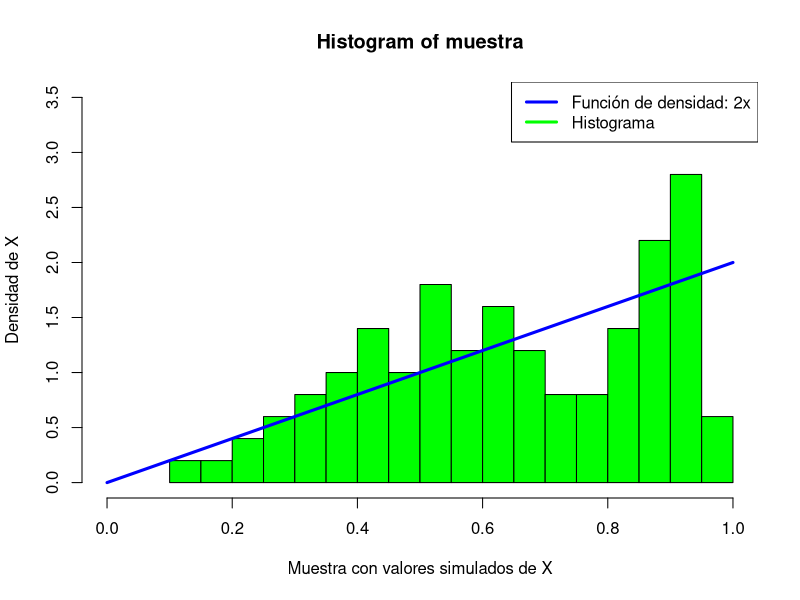
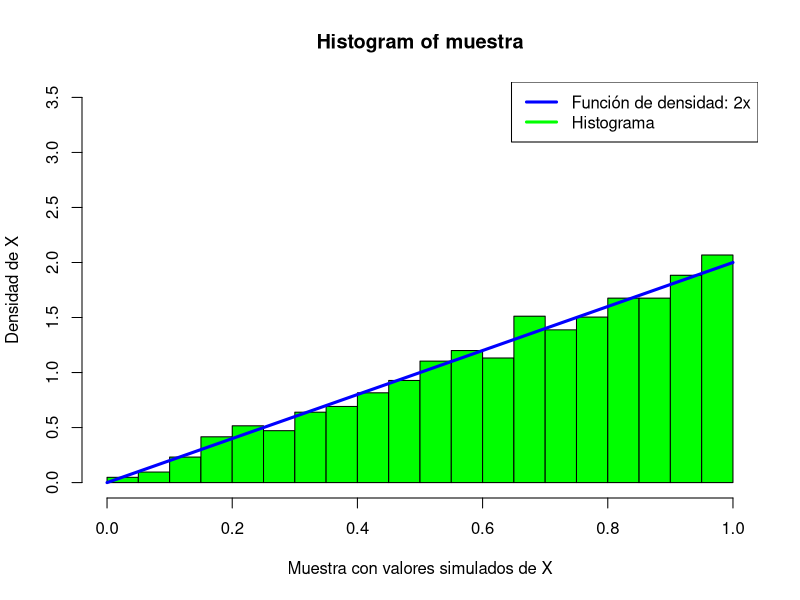
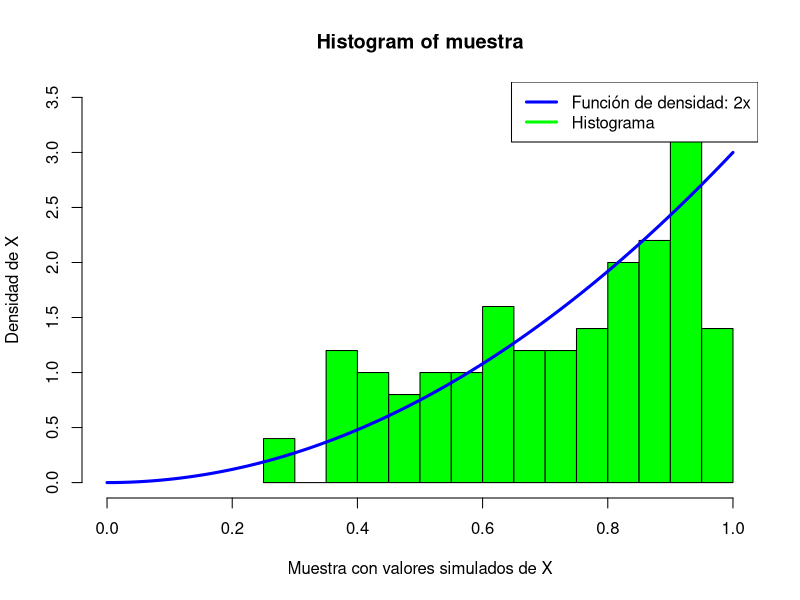
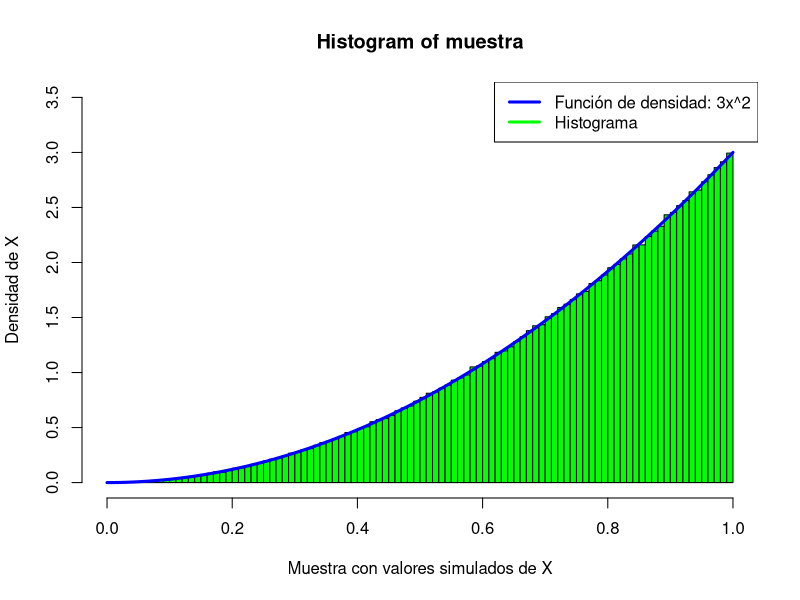
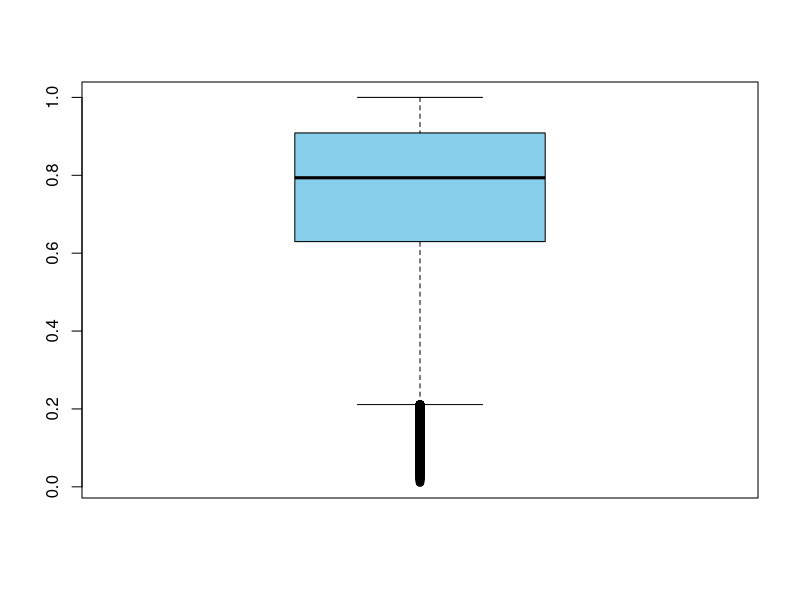

Reproduce these figures in R, in order.
### Simular valores de Variable Aleatoria por el método de aceptación-rechazo

## Generando la función para simular los valores de la variable aleatoria por el método
## de aceptación-rechazo

metodo_ar <- function(nsims){
  muestra <- numeric(nsims)
  aceptado <- 0
  intento <- 0
  while (aceptado < nsims) {
    x <- runif(1, 0, 1) # Valor de la función propuesta g(x), es una Uniforme [0,1]
    u <- runif(1, 0, 1) # Valor de la uniforme para comparar 
    
    if (u <= x) { #Criterio de aceptación (f(x)/c*g(x)) = 2x/2  = x
      aceptado <- aceptado + 1
      muestra[aceptado] <- x
    }
    intento <- intento + 1
  }
  
  return(muestra)
}

## Generar 100 valores
set.seed(12005)
muestra <- metodo_ar(100)
muestra

## Histograma de los valores simulados
hist(muestra, probability = TRUE, breaks = 25, 
     xlab = "Muestra con valores simulados de X",
     ylab = "Densidad de X",
     xlim = c(0,1), ylim = c(0, 3.5),
     col = "green")
curve(2*x, from = 0, to = 1, lwd=3, col = "blue", add = TRUE)
legend("topright",legend = c("Función de densidad: 2x","Histograma"), col = c("blue","green"), lwd =3)

## Interpreten el histograma para 5000 valores y después generar
## Una muestra con 5000 valores

## Generar 5000 valores
set.seed(12005)
muestra <- metodo_ar(5000)
muestra

## Histograma de los valores simulados
hist(muestra, probability = TRUE, breaks = 25, 
     xlab = "Muestra con valores simulados de X",
     ylab = "Densidad de X",
     xlim = c(0,1), ylim = c(0, 3.5),
     col = "green")
curve(2*x, from = 0, to = 1, lwd=3, col = "blue", add = TRUE)
legend("topright",legend = c("Función de densidad: 2x","Histograma"), col = c("blue","green"), lwd =3)


### Simular valores de Variable Aleatoria por el método de aceptación-rechazo

## Generando la función para simular los valores de la variable aleatoria por el método
## de aceptación-rechazo

metodo_ar <- function(nsims){
  muestra <- numeric(nsims)
  aceptado <- 0
  intento <- 0
  while (aceptado < nsims) {
    x <- runif(1, 0, 1) # Valor de la función propuesta g(x), es una Uniforme [0,1]
    u <- runif(1, 0, 1) # Valor de la uniforme para comparar 
    
    if (u <= x^2) { #Criterio de aceptación (f(x)/c*g(x)) = 3x^2/3  = x
      aceptado <- aceptado + 1
      muestra[aceptado] <- x
    }
    intento <- intento + 1
  }
  
  return(muestra)
}

## Generar 100 valores
set.seed(12005)
muestra <- metodo_ar(100)
muestra

## Histograma de los valores simulados
hist(muestra, probability = TRUE, breaks = 25, 
     xlab = "Muestra con valores simulados de X",
     ylab = "Densidad de X",
     xlim = c(0,1), ylim = c(0, 3.5),
     col = "green")
curve(3*x^2, from = 0, to = 1, lwd=3, col = "blue", add = TRUE)
legend("topright",legend = c("Función de densidad: 2x","Histograma"), col = c("blue","green"), lwd =3)

## Interpreten el histograma para 5000 valores y después generar
## Una muestra con 5000 valores

## Generar 5000 valores
set.seed(12005)
muestra <- metodo_ar(1000000)
muestra

## Histograma de los valores simulados
hist(muestra, probability = TRUE, breaks = 100, 
     xlab = "Muestra con valores simulados de X",
     ylab = "Densidad de X",
     xlim = c(0,1), ylim = c(0, 3.5),
     col = "green")
curve(3*x^2, from = 0, to = 1, lwd=3, col = "blue", add = TRUE)
legend("topright",legend = c("Función de densidad: 3x^2","Histograma"), col = c("blue","green"), lwd =3)
boxplot(muestra, col = "skyblue")
